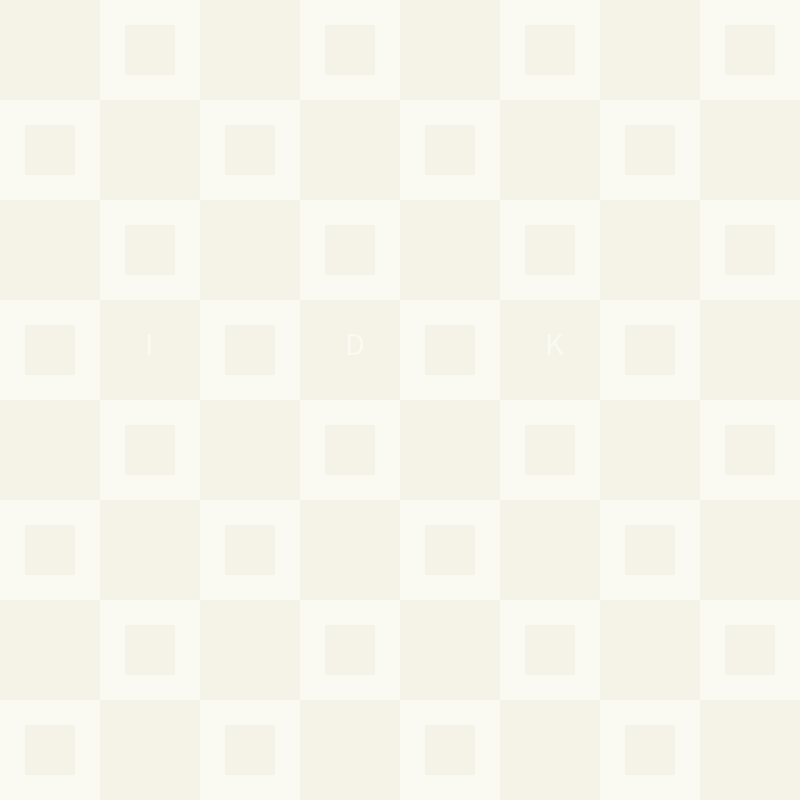
Frame 1 (no input)
Frame 60 (the mouse pressed at the canvas centre just before this capture): identical to frame 1, image omitted
Frame 120 (the mouse held since frame 60 and released just before this capture): identical to frame 1, image omitted

The Processing sketch that drew this single still picture (run headless with seeded random() and noise(); from frame 60 on, the mouse is pressed at the canvas centre):

// Processing sketch: processing_159915
// ── processing_159915.pde

float xoffset = 200;
float yoffset = 200;
void setup() {
size(800, 800);
smooth();
}
 void draw() {
background(250,249,242);
 noStroke();
 fill(245,243,232);
 int i = 0;
while (i < 20){
rect(0, 0+yoffset*i, 100, 100);
rect(200,0+yoffset*i,100,100);
rect(400,0+yoffset*i,100,100);
rect(600,0+yoffset*i,100,100);
rect(800,0+yoffset*i,100,100);
rect(100,100+yoffset*i,100,100);
rect(300,100+yoffset*i,100,100);
rect(500,100+yoffset*i,100,100);
rect(700,100+yoffset*i,100,100);
rect(25+xoffset*i,125,50,50);
rect(25+xoffset*i,325,50,50);
rect(25+xoffset*i,525,50,50);
rect(25+xoffset*i,725,50,50);
rect(125+xoffset*i,25,50,50);
rect(125+xoffset*i,225,50,50);
rect(125+xoffset*i,425,50,50);
rect(125+xoffset*i,625,50,50);
i = i + 1; 
}
textSize(32);
fill(250,249,242);
text("I",145,355); 
text("D",345,355);
text("K",545,355);

 }
